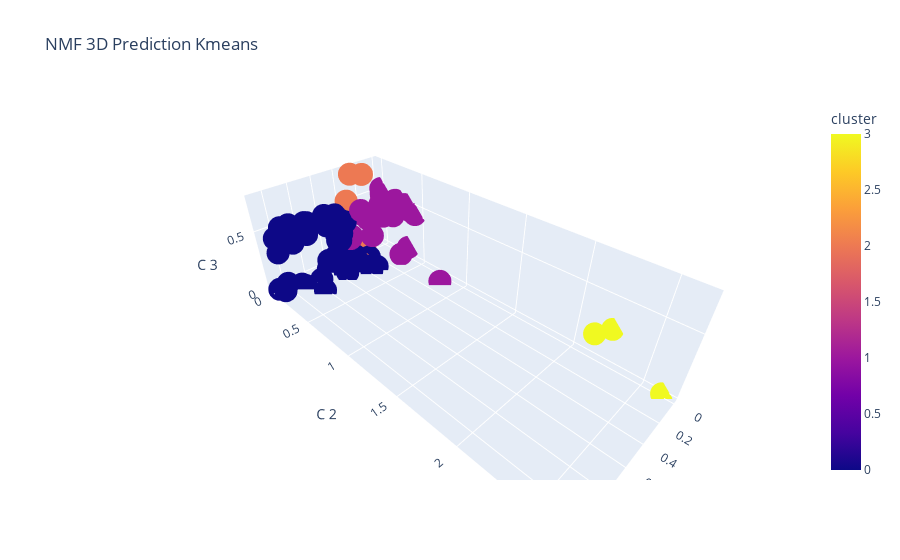

Notebook source saved alongside this figure:
### Code cell
plot3d(W_df_kmeans3,title='NMF 3D Prediction Kmeans', clus_lab = 'cluster' )
